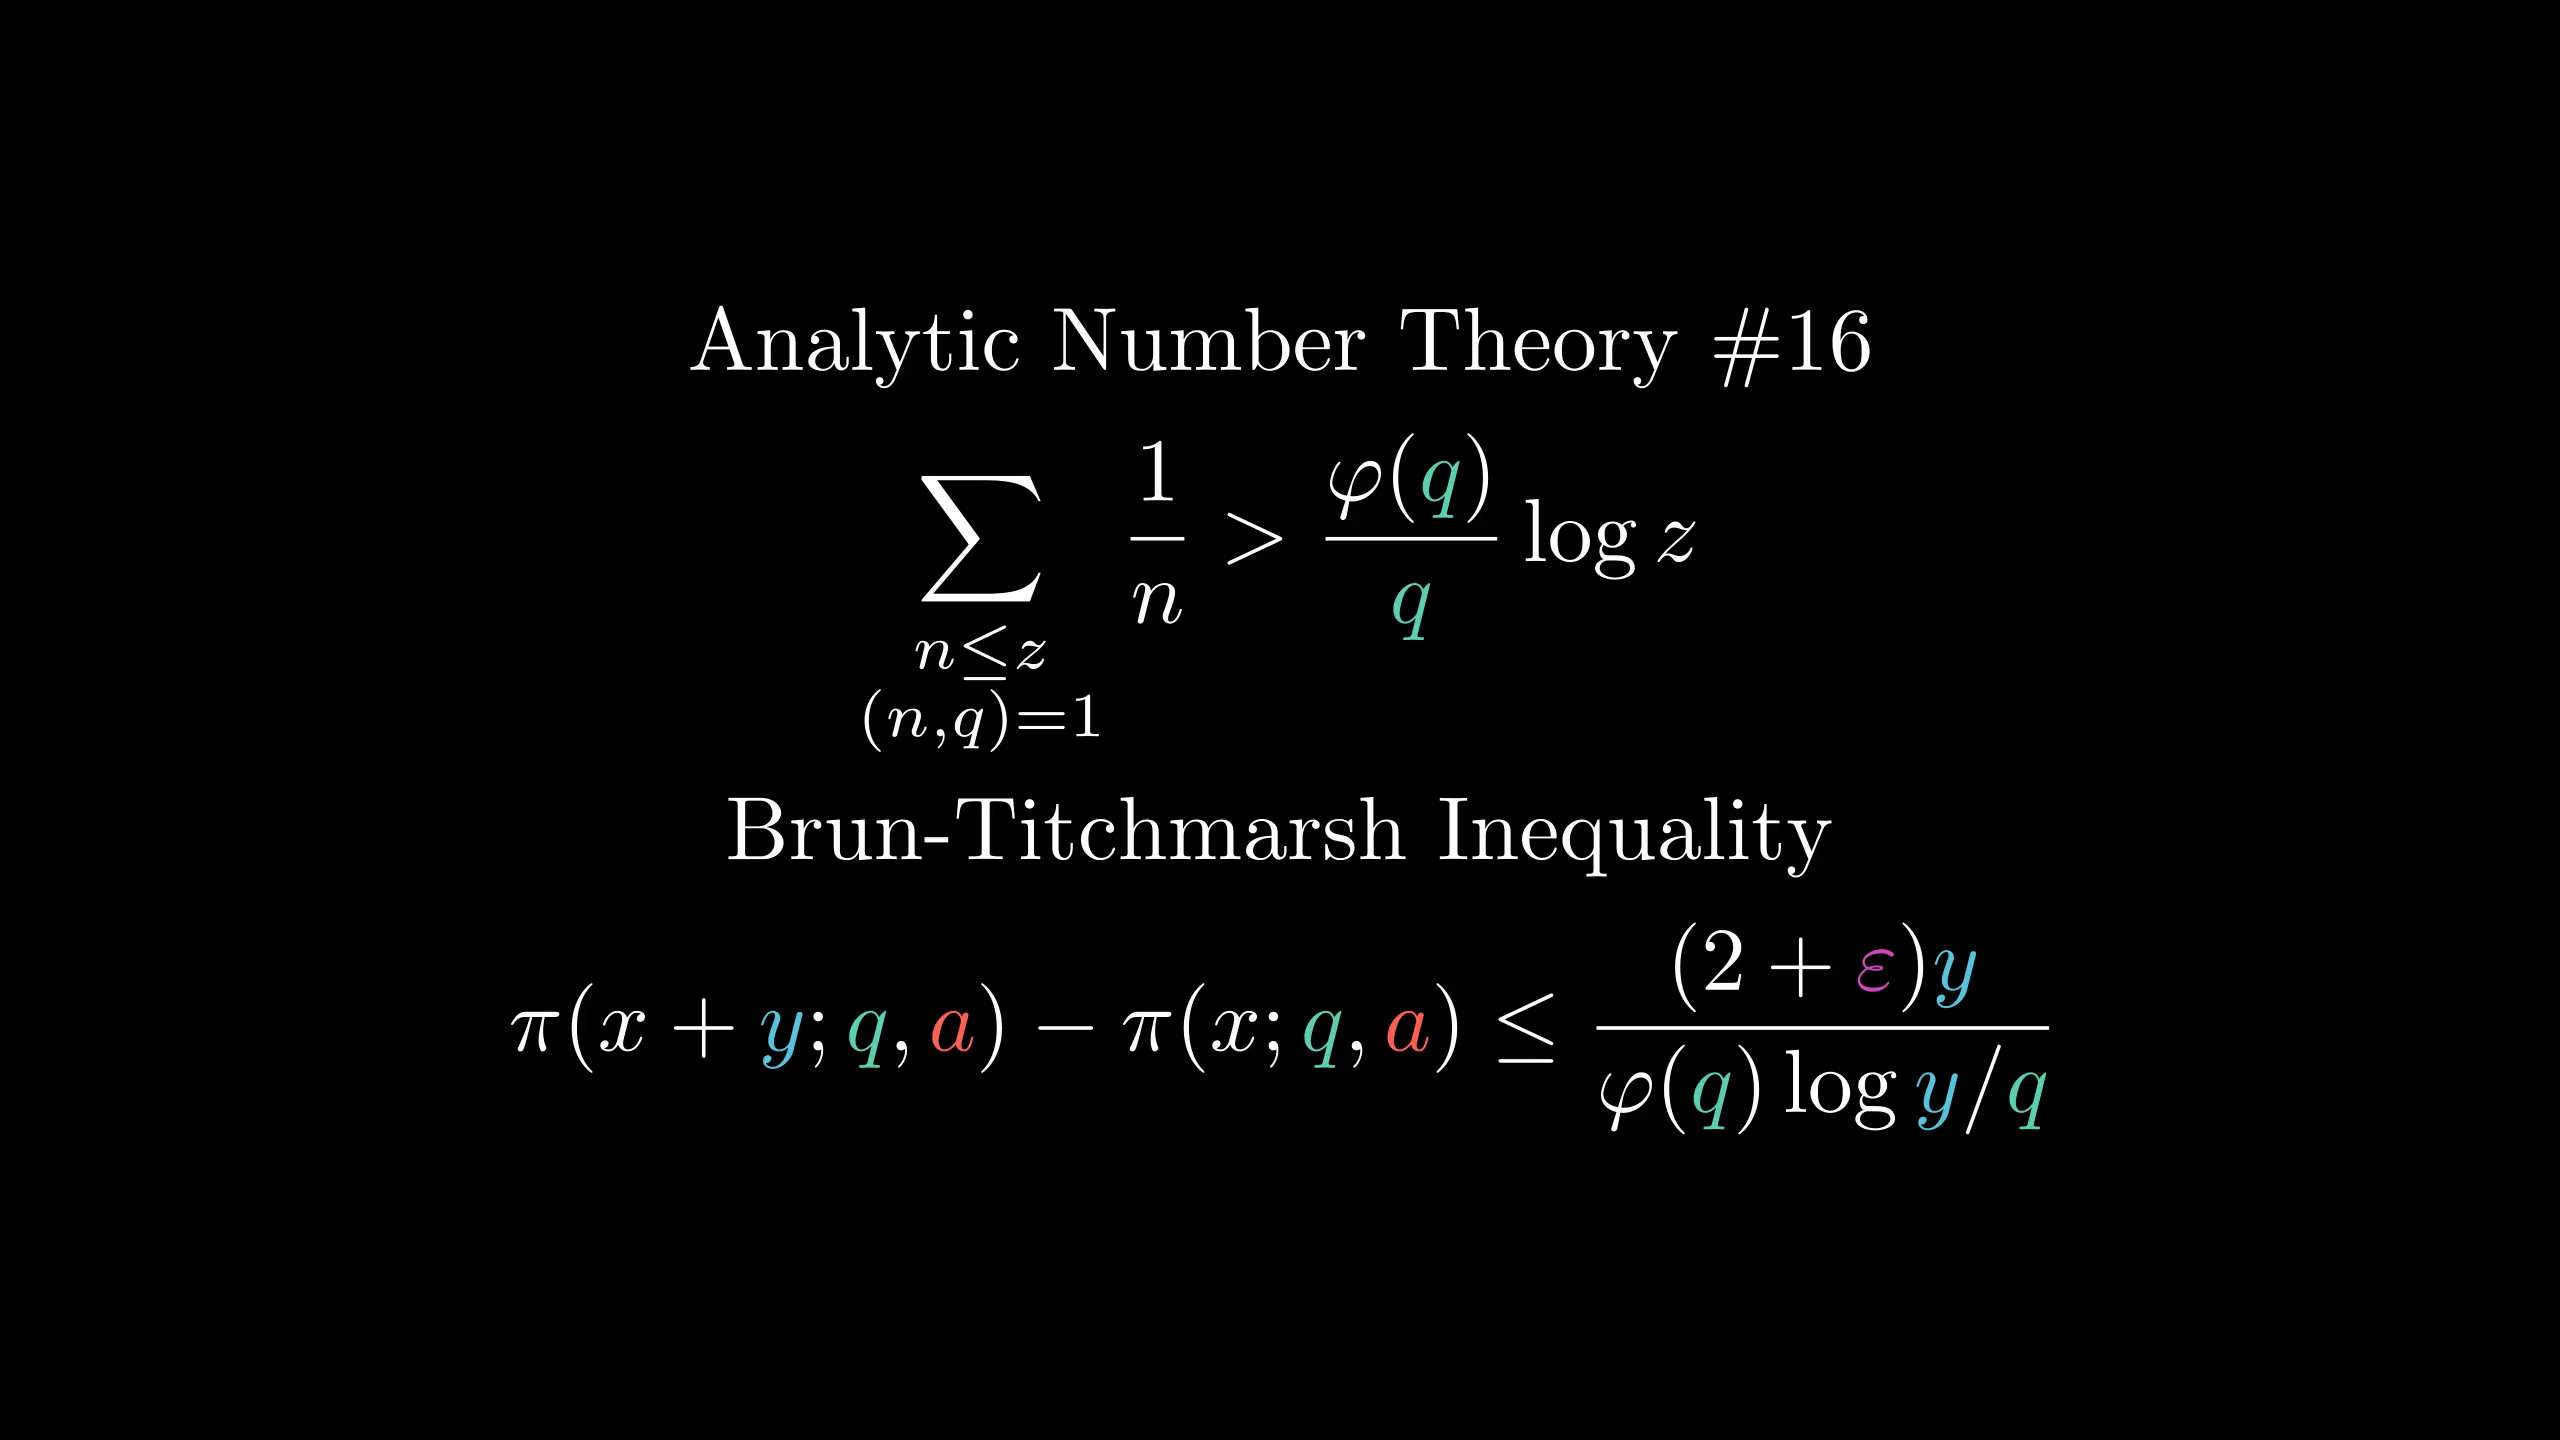

This figure's Python source:
from manimlib.imports import *

class FooScene(Scene):
    def construct(self):
        tit=TextMobject(r"Analytic Number Theory \#16")
        eqn=TexMobject(r"\sum_{\substack{n\le z\\(n,q)=1}}\frac1n>{\varphi({q})\over{q}}\log z",tex_to_color_map={"{q}":TEAL})
        tit2=TextMobject(r"Brun-Titchmarsh Inequality")
        eqn2=TexMobject(r"\pi(x+y;{q},{a})-\pi(x;{q},{a})\le{(2+\varepsilon)y\over\varphi({q})\log y/q}",
                tex_to_color_map={
                    "q}":TEAL,r"\varepsilon":PINK,
                    "{a}":RED,"y":BLUE
                })
        self.add(VGroup(tit,eqn,tit2,eqn2).arrange(DOWN))
        self.wait()
